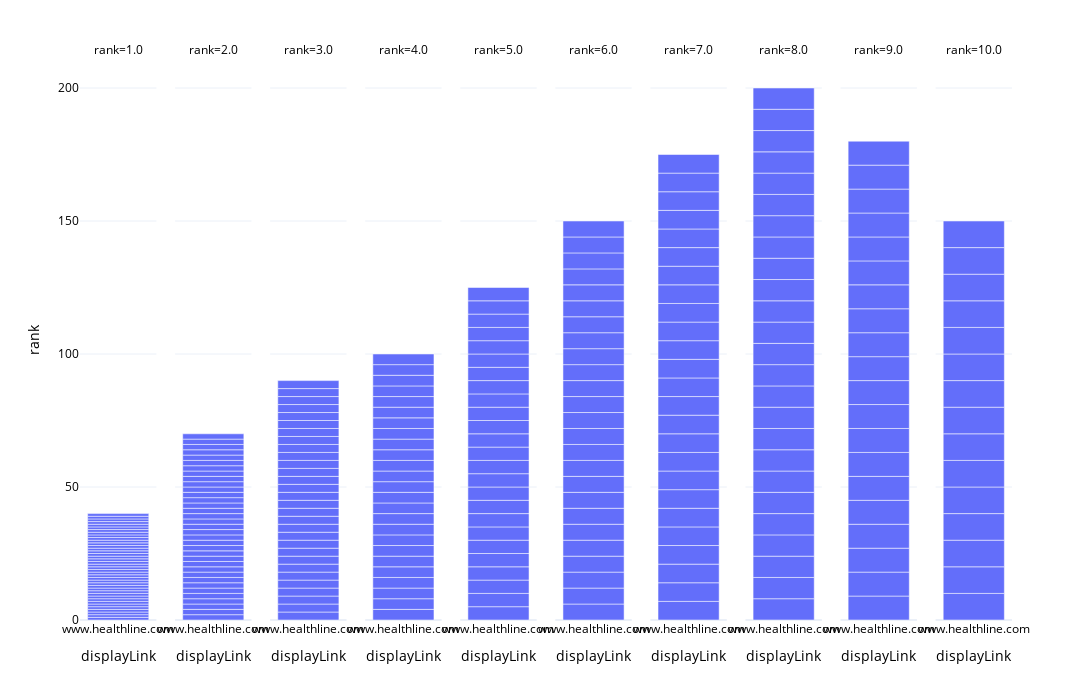

The notebook cell saved with this chart:
### Markdown cell above
#### Checking Rankings of Only One Domain

### Code cell
healthline_results = resultperdomain[resultperdomain['displayLink'] == "www.healthline.com"]
fig = px.bar(healthline_results, x="displayLink", y="rank", facet_col="rank", template="plotly_white", height=700, width=1200,hover_name="link", hover_data=["searchTerms","link","title"])
fig.update_layout(
    font_family="Open Sans",
    font_color="black",
    title_font_family="Times New Roman",
    title_font_color="red",
    legend_title_font_color="green"
)
fig.show()
